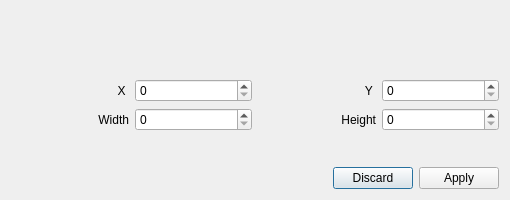
<?xml version="1.0" encoding="UTF-8"?>
<ui version="4.0">
 <class>CanvasSizeDialog</class>
 <widget class="QDialog" name="CanvasSizeDialog">
  <property name="windowModality">
   <enum>Qt::ApplicationModal</enum>
  </property>
  <property name="geometry">
   <rect>
    <x>0</x>
    <y>0</y>
    <width>510</width>
    <height>200</height>
   </rect>
  </property>
  <property name="sizePolicy">
   <sizepolicy hsizetype="Fixed" vsizetype="Fixed">
    <horstretch>0</horstretch>
    <verstretch>0</verstretch>
   </sizepolicy>
  </property>
  <property name="minimumSize">
   <size>
    <width>510</width>
    <height>200</height>
   </size>
  </property>
  <property name="maximumSize">
   <size>
    <width>510</width>
    <height>200</height>
   </size>
  </property>
  <property name="windowTitle">
   <string>Dialog</string>
  </property>
  <layout class="QVBoxLayout" name="verticalLayout">
   <item>
    <widget class="QLabel" name="originalSizeLabel">
     <property name="sizePolicy">
      <sizepolicy hsizetype="Preferred" vsizetype="Preferred">
       <horstretch>0</horstretch>
       <verstretch>0</verstretch>
      </sizepolicy>
     </property>
     <property name="text">
      <string/>
     </property>
    </widget>
   </item>
   <item>
    <layout class="QHBoxLayout" name="horizontalLayout_5">
     <item>
      <layout class="QHBoxLayout" name="horizontalLayout">
       <item>
        <widget class="QLabel" name="label_3">
         <property name="sizePolicy">
          <sizepolicy hsizetype="Preferred" vsizetype="Preferred">
           <horstretch>0</horstretch>
           <verstretch>0</verstretch>
          </sizepolicy>
         </property>
         <property name="text">
          <string>X </string>
         </property>
         <property name="alignment">
          <set>Qt::AlignRight|Qt::AlignTrailing|Qt::AlignVCenter</set>
         </property>
        </widget>
       </item>
       <item>
        <widget class="QSpinBox" name="xSpinBox">
         <property name="sizePolicy">
          <sizepolicy hsizetype="Preferred" vsizetype="Fixed">
           <horstretch>0</horstretch>
           <verstretch>0</verstretch>
          </sizepolicy>
         </property>
        </widget>
       </item>
      </layout>
     </item>
     <item>
      <layout class="QHBoxLayout" name="horizontalLayout_2">
       <item>
        <widget class="QLabel" name="label_4">
         <property name="text">
          <string>Y </string>
         </property>
         <property name="alignment">
          <set>Qt::AlignRight|Qt::AlignTrailing|Qt::AlignVCenter</set>
         </property>
        </widget>
       </item>
       <item>
        <widget class="QSpinBox" name="ySpinBox">
         <property name="sizePolicy">
          <sizepolicy hsizetype="Preferred" vsizetype="Fixed">
           <horstretch>0</horstretch>
           <verstretch>0</verstretch>
          </sizepolicy>
         </property>
        </widget>
       </item>
      </layout>
     </item>
    </layout>
   </item>
   <item>
    <layout class="QHBoxLayout" name="horizontalLayout_6">
     <item>
      <layout class="QHBoxLayout" name="horizontalLayout_3">
       <item>
        <widget class="QLabel" name="label_2">
         <property name="text">
          <string>Width</string>
         </property>
         <property name="alignment">
          <set>Qt::AlignRight|Qt::AlignTrailing|Qt::AlignVCenter</set>
         </property>
        </widget>
       </item>
       <item>
        <widget class="QSpinBox" name="widthSpinBox">
         <property name="sizePolicy">
          <sizepolicy hsizetype="Preferred" vsizetype="Fixed">
           <horstretch>0</horstretch>
           <verstretch>0</verstretch>
          </sizepolicy>
         </property>
        </widget>
       </item>
      </layout>
     </item>
     <item>
      <layout class="QHBoxLayout" name="horizontalLayout_4">
       <item>
        <widget class="QLabel" name="label">
         <property name="text">
          <string>Height</string>
         </property>
         <property name="alignment">
          <set>Qt::AlignRight|Qt::AlignTrailing|Qt::AlignVCenter</set>
         </property>
        </widget>
       </item>
       <item>
        <widget class="QSpinBox" name="heightSpinBox">
         <property name="sizePolicy">
          <sizepolicy hsizetype="Preferred" vsizetype="Fixed">
           <horstretch>0</horstretch>
           <verstretch>0</verstretch>
          </sizepolicy>
         </property>
        </widget>
       </item>
      </layout>
     </item>
    </layout>
   </item>
   <item>
    <spacer name="verticalSpacer">
     <property name="orientation">
      <enum>Qt::Vertical</enum>
     </property>
     <property name="sizeType">
      <enum>QSizePolicy::Fixed</enum>
     </property>
     <property name="sizeHint" stdset="0">
      <size>
       <width>20</width>
       <height>30</height>
      </size>
     </property>
    </spacer>
   </item>
   <item>
    <widget class="QDialogButtonBox" name="buttonBox">
     <property name="orientation">
      <enum>Qt::Horizontal</enum>
     </property>
     <property name="standardButtons">
      <set>QDialogButtonBox::Apply|QDialogButtonBox::Discard</set>
     </property>
    </widget>
   </item>
  </layout>
 </widget>
 <resources/>
 <connections>
  <connection>
   <sender>buttonBox</sender>
   <signal>accepted()</signal>
   <receiver>CanvasSizeDialog</receiver>
   <slot>accept()</slot>
   <hints>
    <hint type="sourcelabel">
     <x>248</x>
     <y>254</y>
    </hint>
    <hint type="destinationlabel">
     <x>157</x>
     <y>274</y>
    </hint>
   </hints>
  </connection>
  <connection>
   <sender>buttonBox</sender>
   <signal>rejected()</signal>
   <receiver>CanvasSizeDialog</receiver>
   <slot>reject()</slot>
   <hints>
    <hint type="sourcelabel">
     <x>316</x>
     <y>260</y>
    </hint>
    <hint type="destinationlabel">
     <x>286</x>
     <y>274</y>
    </hint>
   </hints>
  </connection>
 </connections>
</ui>
